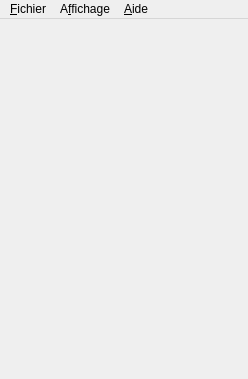
<ui version="4.0" >
 <class>MainWindow</class>
 <widget class="QMainWindow" name="MainWindow" >
  <property name="geometry" >
   <rect>
    <x>0</x>
    <y>0</y>
    <width>248</width>
    <height>379</height>
   </rect>
  </property>
  <property name="windowTitle" >
   <string>Fast Clipboard</string>
  </property>
  <property name="windowIcon" >
   <iconset resource="../res.qrc" >
    <normaloff>:/images/icon/colors.png</normaloff>:/images/icon/colors.png</iconset>
  </property>
  <widget class="QWidget" name="centralwidget" >
   <property name="geometry" >
    <rect>
     <x>0</x>
     <y>26</y>
     <width>248</width>
     <height>353</height>
    </rect>
   </property>
   <layout class="QVBoxLayout" name="verticalLayout" />
  </widget>
  <widget class="QMenuBar" name="menubar" >
   <property name="geometry" >
    <rect>
     <x>0</x>
     <y>0</y>
     <width>248</width>
     <height>26</height>
    </rect>
   </property>
   <widget class="QMenu" name="menu_Fichier" >
    <property name="title" >
     <string>&amp;Fichier</string>
    </property>
    <addaction name="action_Ouvrir" />
    <addaction name="actionEnregi_strer" />
    <addaction name="action_Enregistrer_sous" />
    <addaction name="separator" />
    <addaction name="action_Quitter" />
   </widget>
   <widget class="QMenu" name="menuAaaaaa_Affichage" >
    <property name="title" >
     <string>A&amp;ffichage</string>
    </property>
    <addaction name="action_Plus" />
    <addaction name="separator" />
    <addaction name="action_Tray" />
   </widget>
   <widget class="QMenu" name="menu_Aide" >
    <property name="title" >
     <string>&amp;Aide</string>
    </property>
    <addaction name="action_Help" />
    <addaction name="separator" />
    <addaction name="actionAbout_Qt" />
    <addaction name="actionAbout_Fast_Clipboard" />
   </widget>
   <addaction name="menu_Fichier" />
   <addaction name="menuAaaaaa_Affichage" />
   <addaction name="menu_Aide" />
  </widget>
  <action name="action_Plus" >
   <property name="text" >
    <string>&amp;Plus</string>
   </property>
  </action>
  <action name="action_Quitter" >
   <property name="text" >
    <string>&amp;Quitter</string>
   </property>
  </action>
  <action name="action_Tray" >
   <property name="text" >
    <string>To &amp;Tray</string>
   </property>
  </action>
  <action name="action_Ouvrir" >
   <property name="checkable" >
    <bool>false</bool>
   </property>
   <property name="text" >
    <string>&amp;Ouvrir</string>
   </property>
  </action>
  <action name="action_Enregistrer_sous" >
   <property name="text" >
    <string>&amp;Enregistrer sous ...</string>
   </property>
  </action>
  <action name="actionEnregi_strer" >
   <property name="text" >
    <string>Enregi&amp;strer</string>
   </property>
  </action>
  <action name="action_Help" >
   <property name="text" >
    <string>&amp;Help</string>
   </property>
  </action>
  <action name="actionAbout_Qt" >
   <property name="text" >
    <string>About &amp;Qt</string>
   </property>
  </action>
  <action name="actionAbout_Fast_Clipboard" >
   <property name="text" >
    <string>About &amp;Fast-Clipboard</string>
   </property>
  </action>
 </widget>
 <resources>
  <include location="../res.qrc" />
 </resources>
 <connections/>
</ui>
